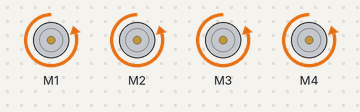
This sketch was run on a simulated Arduino Uno, built with avr-gcc and run on an emulated ATmega328P. Parts: 4 × DC motor (green arrow = forward, orange = backward, longer = faster).

Above: at 0.1 s.
Timing chart, 0 to 1.6 s (numbered marks = the images above):
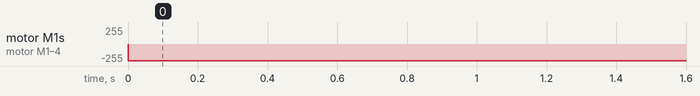

Measured:
- by itself, motor M1–4: stopped → backward 250/255 at 0.00 s

The sketch:

cartest2.ino
```cpp
#include <SoftwareSerial.h>
#include <AFMotor.h>       // L293D 모터 드라이브 라이브러리

AF_DCMotor motor_1(1);     // 모터 1
AF_DCMotor motor_2(2);     // 모터 2
AF_DCMotor motor_3(3);     // 모터 3
AF_DCMotor motor_4(4);     // 모터 4


void setup() {
  motor_1.setSpeed(250);    // 모터 1 속도 설정
  //motor_1.run(RELEASE);     // 모터 1 돌리지 않는 상태

  motor_2.setSpeed(250);    // 모터 2 속도 설정
  //motor_2.run(RELEASE);     // 모터 2 stop

  motor_3.setSpeed(250);    // 모터 3 속도 설정
  //motor_3.run(RELEASE);     // 모터 3 stop

  motor_4.setSpeed(250);    // 모터 4 속도 설정
  //motor_4.run(RELEASE);     // 모터 4 stop
}

void loop() {
  GO_FORWARD(); //전진
 // RELEASE_ALL(); // 정지

  TURN_LEFT(); //좌회전
 // RELEASE_ALL(); //정지

  TURN_RIGHT(); //우회전
  //RELEASE_ALL(); //정지

  GO_BACK(); //후진
//  RELEASE_ALL(); //정지

  delay(2000);

}


void GO_FORWARD() {
  motor_1.run(FORWARD);
  motor_2.run(FORWARD);
  motor_3.run(FORWARD);
  motor_4.run(FORWARD);
}

void TURN_LEFT() {
  motor_1.run(FORWARD);
  motor_2.run(FORWARD);
  motor_3.run(FORWARD);
  motor_4.run(FORWARD);
}

void TURN_RIGHT() {
  motor_1.run(FORWARD);
  motor_2.run(FORWARD);
  motor_3.run(FORWARD);
  motor_4.run(FORWARD);
}

void GO_BACK() {
  motor_1.run(BACKWARD);
  motor_2.run(BACKWARD);
  motor_3.run(BACKWARD);
  motor_4.run(BACKWARD);
}

// 부드럽게 속도 줄이는 함수
void RELEASE_ALL() {
  delay(5000); //5초 대기
  motor_1.run(RELEASE);
  motor_2.run(RELEASE);
  motor_3.run(RELEASE);
  motor_4.run(RELEASE);
  delay(5000);
}
```
